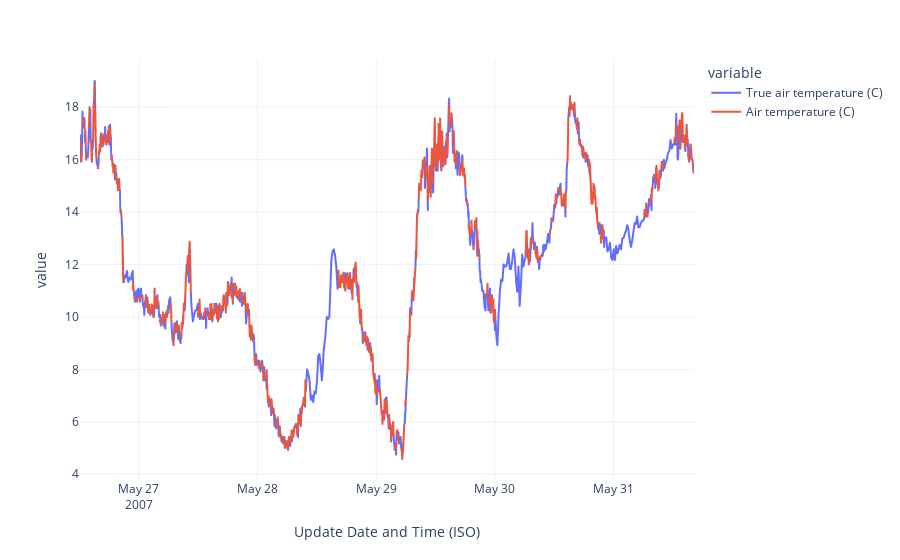

Source (notebook cell):
### Code cell
px.line(data, y=["True air temperature (C)", 'Air temperature (C)'])

### Figure 1 — Plotly figure (JSON) as saved in the notebook; plotly's stock layout.template omitted (floating-point values rounded to 4 significant figures; data arrays with more than 128 entries replaced by an {"elided": "..."} marker saying what was removed)
{"data": [{"hovertemplate": "variable=True air temperature (C)<br>Update Date and Time (ISO)=%{x}<br>value=%{y}<extra></extra>", "legendgroup": "True air temperature (C)", "line": {"color": "#636efa", "dash": "solid"}, "marker": {"symbol": "circle"}, "mode": "lines", "name": "True air temperature (C)", "showlegend": true, "type": "scattergl", "x": {"elided": "1258 str values"}, "xaxis": "x", "y": {"elided": "1258 float values"}, "yaxis": "y"}, {"hovertemplate": "variable=Air temperature (C)<br>Update Date and Time (ISO)=%{x}<br>value=%{y}<extra></extra>", "legendgroup": "Air temperature (C)", "line": {"color": "#EF553B", "dash": "solid"}, "marker": {"symbol": "circle"}, "mode": "lines", "name": "Air temperature (C)", "showlegend": true, "type": "scattergl", "x": {"elided": "1258 str values"}, "xaxis": "x", "y": {"elided": "1258 float values"}, "yaxis": "y"}], "layout": {"legend": {"title": {"text": "variable"}, "tracegroupgap": 0}, "margin": {"t": 60}, "xaxis": {"anchor": "y", "domain": [0, 1], "title": {"text": "Update Date and Time (ISO)"}}, "yaxis": {"anchor": "x", "domain": [0, 1], "title": {"text": "value"}}}}
